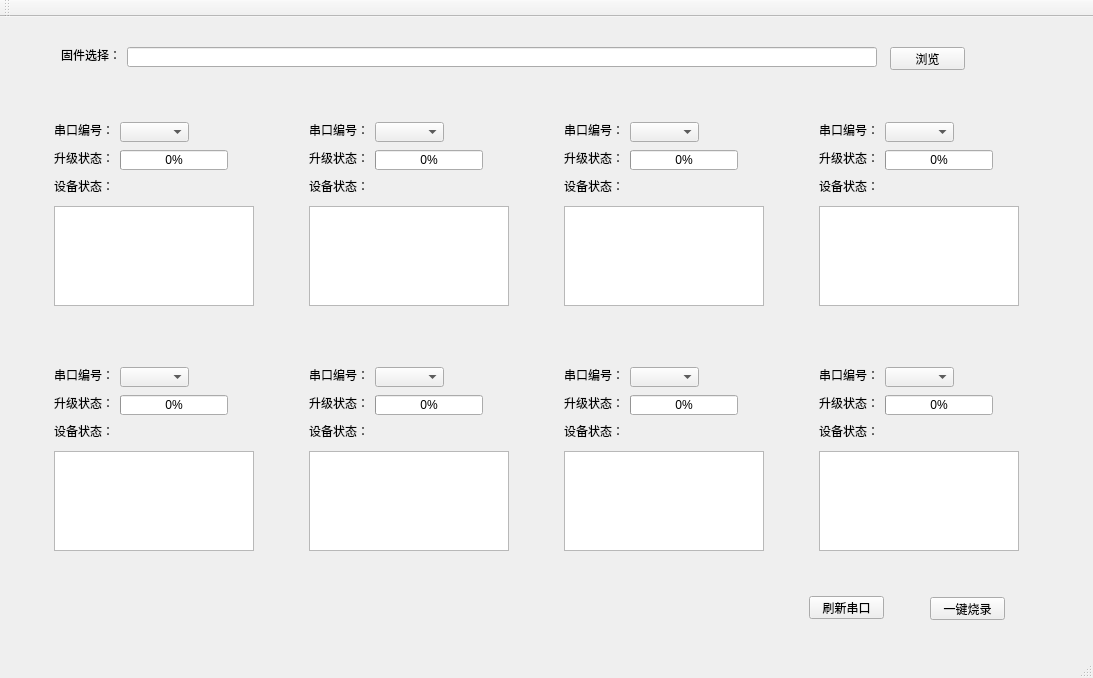
<?xml version="1.0" encoding="UTF-8"?>
<ui version="4.0">
 <class>MainWindow</class>
 <widget class="QMainWindow" name="MainWindow">
  <property name="enabled">
   <bool>true</bool>
  </property>
  <property name="geometry">
   <rect>
    <x>0</x>
    <y>0</y>
    <width>1093</width>
    <height>678</height>
   </rect>
  </property>
  <property name="sizePolicy">
   <sizepolicy hsizetype="Expanding" vsizetype="Expanding">
    <horstretch>0</horstretch>
    <verstretch>0</verstretch>
   </sizepolicy>
  </property>
  <property name="windowTitle">
   <string>TIBurnTool_v1.0.0</string>
  </property>
  <widget class="QWidget" name="centralWidget">
   <widget class="QTextBrowser" name="textBrowser_burnStatus">
    <property name="geometry">
     <rect>
      <x>54</x>
      <y>189</y>
      <width>200</width>
      <height>100</height>
     </rect>
    </property>
    <property name="sizePolicy">
     <sizepolicy hsizetype="Expanding" vsizetype="Expanding">
      <horstretch>0</horstretch>
      <verstretch>0</verstretch>
     </sizepolicy>
    </property>
   </widget>
   <widget class="QTextBrowser" name="textBrowser_burnStatus_2">
    <property name="geometry">
     <rect>
      <x>309</x>
      <y>189</y>
      <width>200</width>
      <height>100</height>
     </rect>
    </property>
    <property name="sizePolicy">
     <sizepolicy hsizetype="Expanding" vsizetype="Expanding">
      <horstretch>0</horstretch>
      <verstretch>0</verstretch>
     </sizepolicy>
    </property>
   </widget>
   <widget class="QTextBrowser" name="textBrowser_burnStatus_3">
    <property name="geometry">
     <rect>
      <x>564</x>
      <y>189</y>
      <width>200</width>
      <height>100</height>
     </rect>
    </property>
    <property name="sizePolicy">
     <sizepolicy hsizetype="Expanding" vsizetype="Expanding">
      <horstretch>0</horstretch>
      <verstretch>0</verstretch>
     </sizepolicy>
    </property>
   </widget>
   <widget class="QTextBrowser" name="textBrowser_burnStatus_4">
    <property name="geometry">
     <rect>
      <x>819</x>
      <y>189</y>
      <width>200</width>
      <height>100</height>
     </rect>
    </property>
    <property name="sizePolicy">
     <sizepolicy hsizetype="Expanding" vsizetype="Expanding">
      <horstretch>0</horstretch>
      <verstretch>0</verstretch>
     </sizepolicy>
    </property>
   </widget>
   <widget class="QTextBrowser" name="textBrowser_burnStatus_5">
    <property name="geometry">
     <rect>
      <x>54</x>
      <y>434</y>
      <width>200</width>
      <height>100</height>
     </rect>
    </property>
    <property name="sizePolicy">
     <sizepolicy hsizetype="Expanding" vsizetype="Expanding">
      <horstretch>0</horstretch>
      <verstretch>0</verstretch>
     </sizepolicy>
    </property>
   </widget>
   <widget class="QTextBrowser" name="textBrowser_burnStatus_6">
    <property name="geometry">
     <rect>
      <x>309</x>
      <y>434</y>
      <width>200</width>
      <height>100</height>
     </rect>
    </property>
    <property name="sizePolicy">
     <sizepolicy hsizetype="Expanding" vsizetype="Expanding">
      <horstretch>0</horstretch>
      <verstretch>0</verstretch>
     </sizepolicy>
    </property>
   </widget>
   <widget class="QTextBrowser" name="textBrowser_burnStatus_7">
    <property name="geometry">
     <rect>
      <x>564</x>
      <y>434</y>
      <width>200</width>
      <height>100</height>
     </rect>
    </property>
    <property name="sizePolicy">
     <sizepolicy hsizetype="Expanding" vsizetype="Expanding">
      <horstretch>0</horstretch>
      <verstretch>0</verstretch>
     </sizepolicy>
    </property>
   </widget>
   <widget class="QTextBrowser" name="textBrowser_burnStatus_8">
    <property name="geometry">
     <rect>
      <x>819</x>
      <y>434</y>
      <width>200</width>
      <height>100</height>
     </rect>
    </property>
    <property name="sizePolicy">
     <sizepolicy hsizetype="Expanding" vsizetype="Expanding">
      <horstretch>0</horstretch>
      <verstretch>0</verstretch>
     </sizepolicy>
    </property>
   </widget>
   <widget class="QLabel" name="label_12">
    <property name="geometry">
     <rect>
      <x>564</x>
      <y>161</y>
      <width>60</width>
      <height>16</height>
     </rect>
    </property>
    <property name="sizePolicy">
     <sizepolicy hsizetype="Preferred" vsizetype="Expanding">
      <horstretch>0</horstretch>
      <verstretch>0</verstretch>
     </sizepolicy>
    </property>
    <property name="text">
     <string>设备状态：</string>
    </property>
   </widget>
   <widget class="QProgressBar" name="update_progressBar_5">
    <property name="geometry">
     <rect>
      <x>120</x>
      <y>378</y>
      <width>108</width>
      <height>20</height>
     </rect>
    </property>
    <property name="sizePolicy">
     <sizepolicy hsizetype="Expanding" vsizetype="Expanding">
      <horstretch>0</horstretch>
      <verstretch>0</verstretch>
     </sizepolicy>
    </property>
    <property name="value">
     <number>0</number>
    </property>
   </widget>
   <widget class="QLabel" name="label_21">
    <property name="geometry">
     <rect>
      <x>54</x>
      <y>378</y>
      <width>60</width>
      <height>16</height>
     </rect>
    </property>
    <property name="sizePolicy">
     <sizepolicy hsizetype="Preferred" vsizetype="Expanding">
      <horstretch>0</horstretch>
      <verstretch>0</verstretch>
     </sizepolicy>
    </property>
    <property name="text">
     <string>升级状态：</string>
    </property>
   </widget>
   <widget class="QLabel" name="label_13">
    <property name="geometry">
     <rect>
      <x>564</x>
      <y>133</y>
      <width>60</width>
      <height>16</height>
     </rect>
    </property>
    <property name="sizePolicy">
     <sizepolicy hsizetype="Preferred" vsizetype="Expanding">
      <horstretch>0</horstretch>
      <verstretch>0</verstretch>
     </sizepolicy>
    </property>
    <property name="text">
     <string>升级状态：</string>
    </property>
   </widget>
   <widget class="QProgressBar" name="update_progressBar_3">
    <property name="geometry">
     <rect>
      <x>630</x>
      <y>133</y>
      <width>108</width>
      <height>20</height>
     </rect>
    </property>
    <property name="sizePolicy">
     <sizepolicy hsizetype="Expanding" vsizetype="Expanding">
      <horstretch>0</horstretch>
      <verstretch>0</verstretch>
     </sizepolicy>
    </property>
    <property name="value">
     <number>0</number>
    </property>
   </widget>
   <widget class="QLabel" name="label_32">
    <property name="geometry">
     <rect>
      <x>819</x>
      <y>406</y>
      <width>60</width>
      <height>16</height>
     </rect>
    </property>
    <property name="sizePolicy">
     <sizepolicy hsizetype="Preferred" vsizetype="Expanding">
      <horstretch>0</horstretch>
      <verstretch>0</verstretch>
     </sizepolicy>
    </property>
    <property name="text">
     <string>设备状态：</string>
    </property>
   </widget>
   <widget class="QLabel" name="label_27">
    <property name="geometry">
     <rect>
      <x>564</x>
      <y>350</y>
      <width>60</width>
      <height>16</height>
     </rect>
    </property>
    <property name="sizePolicy">
     <sizepolicy hsizetype="Preferred" vsizetype="Expanding">
      <horstretch>0</horstretch>
      <verstretch>0</verstretch>
     </sizepolicy>
    </property>
    <property name="text">
     <string>串口编号：</string>
    </property>
   </widget>
   <widget class="QLabel" name="label_11">
    <property name="geometry">
     <rect>
      <x>564</x>
      <y>105</y>
      <width>60</width>
      <height>16</height>
     </rect>
    </property>
    <property name="sizePolicy">
     <sizepolicy hsizetype="Preferred" vsizetype="Expanding">
      <horstretch>0</horstretch>
      <verstretch>0</verstretch>
     </sizepolicy>
    </property>
    <property name="text">
     <string>串口编号：</string>
    </property>
   </widget>
   <widget class="QLabel" name="label_20">
    <property name="geometry">
     <rect>
      <x>54</x>
      <y>406</y>
      <width>60</width>
      <height>16</height>
     </rect>
    </property>
    <property name="sizePolicy">
     <sizepolicy hsizetype="Preferred" vsizetype="Expanding">
      <horstretch>0</horstretch>
      <verstretch>0</verstretch>
     </sizepolicy>
    </property>
    <property name="text">
     <string>设备状态：</string>
    </property>
   </widget>
   <widget class="QLabel" name="label_33">
    <property name="geometry">
     <rect>
      <x>819</x>
      <y>378</y>
      <width>60</width>
      <height>16</height>
     </rect>
    </property>
    <property name="sizePolicy">
     <sizepolicy hsizetype="Preferred" vsizetype="Expanding">
      <horstretch>0</horstretch>
      <verstretch>0</verstretch>
     </sizepolicy>
    </property>
    <property name="text">
     <string>升级状态：</string>
    </property>
   </widget>
   <widget class="QProgressBar" name="update_progressBar_8">
    <property name="geometry">
     <rect>
      <x>885</x>
      <y>378</y>
      <width>108</width>
      <height>20</height>
     </rect>
    </property>
    <property name="sizePolicy">
     <sizepolicy hsizetype="Expanding" vsizetype="Expanding">
      <horstretch>0</horstretch>
      <verstretch>0</verstretch>
     </sizepolicy>
    </property>
    <property name="value">
     <number>0</number>
    </property>
   </widget>
   <widget class="QLabel" name="label_19">
    <property name="geometry">
     <rect>
      <x>54</x>
      <y>350</y>
      <width>60</width>
      <height>16</height>
     </rect>
    </property>
    <property name="sizePolicy">
     <sizepolicy hsizetype="Preferred" vsizetype="Expanding">
      <horstretch>0</horstretch>
      <verstretch>0</verstretch>
     </sizepolicy>
    </property>
    <property name="text">
     <string>串口编号：</string>
    </property>
   </widget>
   <widget class="QLabel" name="label_28">
    <property name="geometry">
     <rect>
      <x>564</x>
      <y>406</y>
      <width>60</width>
      <height>16</height>
     </rect>
    </property>
    <property name="sizePolicy">
     <sizepolicy hsizetype="Preferred" vsizetype="Expanding">
      <horstretch>0</horstretch>
      <verstretch>0</verstretch>
     </sizepolicy>
    </property>
    <property name="text">
     <string>设备状态：</string>
    </property>
   </widget>
   <widget class="QProgressBar" name="update_progressBar_6">
    <property name="geometry">
     <rect>
      <x>375</x>
      <y>378</y>
      <width>108</width>
      <height>20</height>
     </rect>
    </property>
    <property name="sizePolicy">
     <sizepolicy hsizetype="Expanding" vsizetype="Expanding">
      <horstretch>0</horstretch>
      <verstretch>0</verstretch>
     </sizepolicy>
    </property>
    <property name="value">
     <number>0</number>
    </property>
   </widget>
   <widget class="QLabel" name="label_25">
    <property name="geometry">
     <rect>
      <x>309</x>
      <y>378</y>
      <width>60</width>
      <height>16</height>
     </rect>
    </property>
    <property name="sizePolicy">
     <sizepolicy hsizetype="Preferred" vsizetype="Expanding">
      <horstretch>0</horstretch>
      <verstretch>0</verstretch>
     </sizepolicy>
    </property>
    <property name="text">
     <string>升级状态：</string>
    </property>
   </widget>
   <widget class="QLabel" name="label_24">
    <property name="geometry">
     <rect>
      <x>309</x>
      <y>406</y>
      <width>60</width>
      <height>16</height>
     </rect>
    </property>
    <property name="sizePolicy">
     <sizepolicy hsizetype="Preferred" vsizetype="Expanding">
      <horstretch>0</horstretch>
      <verstretch>0</verstretch>
     </sizepolicy>
    </property>
    <property name="text">
     <string>设备状态：</string>
    </property>
   </widget>
   <widget class="QLabel" name="label_29">
    <property name="geometry">
     <rect>
      <x>564</x>
      <y>378</y>
      <width>60</width>
      <height>16</height>
     </rect>
    </property>
    <property name="sizePolicy">
     <sizepolicy hsizetype="Preferred" vsizetype="Expanding">
      <horstretch>0</horstretch>
      <verstretch>0</verstretch>
     </sizepolicy>
    </property>
    <property name="text">
     <string>升级状态：</string>
    </property>
   </widget>
   <widget class="QProgressBar" name="update_progressBar_7">
    <property name="geometry">
     <rect>
      <x>630</x>
      <y>378</y>
      <width>108</width>
      <height>20</height>
     </rect>
    </property>
    <property name="sizePolicy">
     <sizepolicy hsizetype="Expanding" vsizetype="Expanding">
      <horstretch>0</horstretch>
      <verstretch>0</verstretch>
     </sizepolicy>
    </property>
    <property name="value">
     <number>0</number>
    </property>
   </widget>
   <widget class="QLabel" name="label_31">
    <property name="geometry">
     <rect>
      <x>819</x>
      <y>350</y>
      <width>60</width>
      <height>16</height>
     </rect>
    </property>
    <property name="sizePolicy">
     <sizepolicy hsizetype="Preferred" vsizetype="Expanding">
      <horstretch>0</horstretch>
      <verstretch>0</verstretch>
     </sizepolicy>
    </property>
    <property name="text">
     <string>串口编号：</string>
    </property>
   </widget>
   <widget class="QLabel" name="label_15">
    <property name="geometry">
     <rect>
      <x>819</x>
      <y>105</y>
      <width>60</width>
      <height>16</height>
     </rect>
    </property>
    <property name="sizePolicy">
     <sizepolicy hsizetype="Preferred" vsizetype="Expanding">
      <horstretch>0</horstretch>
      <verstretch>0</verstretch>
     </sizepolicy>
    </property>
    <property name="text">
     <string>串口编号：</string>
    </property>
   </widget>
   <widget class="QLabel" name="label_23">
    <property name="geometry">
     <rect>
      <x>309</x>
      <y>350</y>
      <width>60</width>
      <height>16</height>
     </rect>
    </property>
    <property name="sizePolicy">
     <sizepolicy hsizetype="Preferred" vsizetype="Expanding">
      <horstretch>0</horstretch>
      <verstretch>0</verstretch>
     </sizepolicy>
    </property>
    <property name="text">
     <string>串口编号：</string>
    </property>
   </widget>
   <widget class="QLabel" name="label_16">
    <property name="geometry">
     <rect>
      <x>819</x>
      <y>161</y>
      <width>60</width>
      <height>16</height>
     </rect>
    </property>
    <property name="sizePolicy">
     <sizepolicy hsizetype="Preferred" vsizetype="Expanding">
      <horstretch>0</horstretch>
      <verstretch>0</verstretch>
     </sizepolicy>
    </property>
    <property name="text">
     <string>设备状态：</string>
    </property>
   </widget>
   <widget class="QLabel" name="label_8">
    <property name="geometry">
     <rect>
      <x>309</x>
      <y>161</y>
      <width>60</width>
      <height>16</height>
     </rect>
    </property>
    <property name="sizePolicy">
     <sizepolicy hsizetype="Preferred" vsizetype="Expanding">
      <horstretch>0</horstretch>
      <verstretch>0</verstretch>
     </sizepolicy>
    </property>
    <property name="text">
     <string>设备状态：</string>
    </property>
   </widget>
   <widget class="QLabel" name="label_9">
    <property name="geometry">
     <rect>
      <x>309</x>
      <y>133</y>
      <width>60</width>
      <height>16</height>
     </rect>
    </property>
    <property name="sizePolicy">
     <sizepolicy hsizetype="Preferred" vsizetype="Expanding">
      <horstretch>0</horstretch>
      <verstretch>0</verstretch>
     </sizepolicy>
    </property>
    <property name="text">
     <string>升级状态：</string>
    </property>
   </widget>
   <widget class="QProgressBar" name="update_progressBar_2">
    <property name="geometry">
     <rect>
      <x>375</x>
      <y>133</y>
      <width>108</width>
      <height>20</height>
     </rect>
    </property>
    <property name="sizePolicy">
     <sizepolicy hsizetype="Expanding" vsizetype="Expanding">
      <horstretch>0</horstretch>
      <verstretch>0</verstretch>
     </sizepolicy>
    </property>
    <property name="value">
     <number>0</number>
    </property>
   </widget>
   <widget class="QLabel" name="label_17">
    <property name="geometry">
     <rect>
      <x>819</x>
      <y>133</y>
      <width>60</width>
      <height>16</height>
     </rect>
    </property>
    <property name="sizePolicy">
     <sizepolicy hsizetype="Preferred" vsizetype="Expanding">
      <horstretch>0</horstretch>
      <verstretch>0</verstretch>
     </sizepolicy>
    </property>
    <property name="text">
     <string>升级状态：</string>
    </property>
   </widget>
   <widget class="QProgressBar" name="update_progressBar_4">
    <property name="geometry">
     <rect>
      <x>885</x>
      <y>133</y>
      <width>108</width>
      <height>20</height>
     </rect>
    </property>
    <property name="sizePolicy">
     <sizepolicy hsizetype="Expanding" vsizetype="Expanding">
      <horstretch>0</horstretch>
      <verstretch>0</verstretch>
     </sizepolicy>
    </property>
    <property name="value">
     <number>0</number>
    </property>
   </widget>
   <widget class="QLabel" name="label_7">
    <property name="geometry">
     <rect>
      <x>309</x>
      <y>105</y>
      <width>60</width>
      <height>16</height>
     </rect>
    </property>
    <property name="sizePolicy">
     <sizepolicy hsizetype="Preferred" vsizetype="Expanding">
      <horstretch>0</horstretch>
      <verstretch>0</verstretch>
     </sizepolicy>
    </property>
    <property name="text">
     <string>串口编号：</string>
    </property>
   </widget>
   <widget class="QLabel" name="label_3">
    <property name="geometry">
     <rect>
      <x>54</x>
      <y>105</y>
      <width>60</width>
      <height>16</height>
     </rect>
    </property>
    <property name="sizePolicy">
     <sizepolicy hsizetype="Preferred" vsizetype="Expanding">
      <horstretch>0</horstretch>
      <verstretch>0</verstretch>
     </sizepolicy>
    </property>
    <property name="text">
     <string>串口编号：</string>
    </property>
   </widget>
   <widget class="QComboBox" name="comboBox_uartNumber">
    <property name="geometry">
     <rect>
      <x>120</x>
      <y>105</y>
      <width>69</width>
      <height>20</height>
     </rect>
    </property>
    <property name="sizePolicy">
     <sizepolicy hsizetype="Preferred" vsizetype="Expanding">
      <horstretch>0</horstretch>
      <verstretch>0</verstretch>
     </sizepolicy>
    </property>
   </widget>
   <widget class="QComboBox" name="comboBox_uartNumber_2">
    <property name="geometry">
     <rect>
      <x>375</x>
      <y>105</y>
      <width>69</width>
      <height>20</height>
     </rect>
    </property>
    <property name="sizePolicy">
     <sizepolicy hsizetype="Preferred" vsizetype="Expanding">
      <horstretch>0</horstretch>
      <verstretch>0</verstretch>
     </sizepolicy>
    </property>
   </widget>
   <widget class="QComboBox" name="comboBox_uartNumber_4">
    <property name="geometry">
     <rect>
      <x>885</x>
      <y>105</y>
      <width>69</width>
      <height>20</height>
     </rect>
    </property>
    <property name="sizePolicy">
     <sizepolicy hsizetype="Preferred" vsizetype="Expanding">
      <horstretch>0</horstretch>
      <verstretch>0</verstretch>
     </sizepolicy>
    </property>
   </widget>
   <widget class="QComboBox" name="comboBox_uartNumber_3">
    <property name="geometry">
     <rect>
      <x>630</x>
      <y>105</y>
      <width>69</width>
      <height>20</height>
     </rect>
    </property>
    <property name="sizePolicy">
     <sizepolicy hsizetype="Preferred" vsizetype="Expanding">
      <horstretch>0</horstretch>
      <verstretch>0</verstretch>
     </sizepolicy>
    </property>
   </widget>
   <widget class="QComboBox" name="comboBox_uartNumber_5">
    <property name="geometry">
     <rect>
      <x>120</x>
      <y>350</y>
      <width>69</width>
      <height>20</height>
     </rect>
    </property>
    <property name="sizePolicy">
     <sizepolicy hsizetype="Preferred" vsizetype="Expanding">
      <horstretch>0</horstretch>
      <verstretch>0</verstretch>
     </sizepolicy>
    </property>
   </widget>
   <widget class="QComboBox" name="comboBox_uartNumber_7">
    <property name="geometry">
     <rect>
      <x>630</x>
      <y>350</y>
      <width>69</width>
      <height>20</height>
     </rect>
    </property>
    <property name="sizePolicy">
     <sizepolicy hsizetype="Preferred" vsizetype="Expanding">
      <horstretch>0</horstretch>
      <verstretch>0</verstretch>
     </sizepolicy>
    </property>
   </widget>
   <widget class="QComboBox" name="comboBox_uartNumber_8">
    <property name="geometry">
     <rect>
      <x>885</x>
      <y>350</y>
      <width>69</width>
      <height>20</height>
     </rect>
    </property>
    <property name="sizePolicy">
     <sizepolicy hsizetype="Preferred" vsizetype="Expanding">
      <horstretch>0</horstretch>
      <verstretch>0</verstretch>
     </sizepolicy>
    </property>
   </widget>
   <widget class="QComboBox" name="comboBox_uartNumber_6">
    <property name="geometry">
     <rect>
      <x>375</x>
      <y>350</y>
      <width>69</width>
      <height>20</height>
     </rect>
    </property>
    <property name="sizePolicy">
     <sizepolicy hsizetype="Preferred" vsizetype="Expanding">
      <horstretch>0</horstretch>
      <verstretch>0</verstretch>
     </sizepolicy>
    </property>
   </widget>
   <widget class="QLabel" name="label_4">
    <property name="geometry">
     <rect>
      <x>54</x>
      <y>161</y>
      <width>60</width>
      <height>16</height>
     </rect>
    </property>
    <property name="sizePolicy">
     <sizepolicy hsizetype="Preferred" vsizetype="Expanding">
      <horstretch>0</horstretch>
      <verstretch>0</verstretch>
     </sizepolicy>
    </property>
    <property name="text">
     <string>设备状态：</string>
    </property>
   </widget>
   <widget class="QProgressBar" name="update_progressBar">
    <property name="geometry">
     <rect>
      <x>120</x>
      <y>133</y>
      <width>108</width>
      <height>20</height>
     </rect>
    </property>
    <property name="sizePolicy">
     <sizepolicy hsizetype="Expanding" vsizetype="Expanding">
      <horstretch>0</horstretch>
      <verstretch>0</verstretch>
     </sizepolicy>
    </property>
    <property name="value">
     <number>0</number>
    </property>
   </widget>
   <widget class="QLabel" name="label_5">
    <property name="geometry">
     <rect>
      <x>54</x>
      <y>133</y>
      <width>60</width>
      <height>16</height>
     </rect>
    </property>
    <property name="sizePolicy">
     <sizepolicy hsizetype="Preferred" vsizetype="Expanding">
      <horstretch>0</horstretch>
      <verstretch>0</verstretch>
     </sizepolicy>
    </property>
    <property name="text">
     <string>升级状态：</string>
    </property>
   </widget>
   <widget class="QPushButton" name="openbin_pushButton">
    <property name="geometry">
     <rect>
      <x>890</x>
      <y>30</y>
      <width>75</width>
      <height>23</height>
     </rect>
    </property>
    <property name="sizePolicy">
     <sizepolicy hsizetype="Minimum" vsizetype="Expanding">
      <horstretch>0</horstretch>
      <verstretch>0</verstretch>
     </sizepolicy>
    </property>
    <property name="text">
     <string>浏览</string>
    </property>
   </widget>
   <widget class="QLineEdit" name="firmwarename_lineEdit">
    <property name="geometry">
     <rect>
      <x>127</x>
      <y>30</y>
      <width>750</width>
      <height>20</height>
     </rect>
    </property>
    <property name="sizePolicy">
     <sizepolicy hsizetype="Expanding" vsizetype="Expanding">
      <horstretch>0</horstretch>
      <verstretch>0</verstretch>
     </sizepolicy>
    </property>
   </widget>
   <widget class="QLabel" name="label">
    <property name="geometry">
     <rect>
      <x>61</x>
      <y>30</y>
      <width>60</width>
      <height>16</height>
     </rect>
    </property>
    <property name="sizePolicy">
     <sizepolicy hsizetype="Preferred" vsizetype="Expanding">
      <horstretch>0</horstretch>
      <verstretch>0</verstretch>
     </sizepolicy>
    </property>
    <property name="text">
     <string>固件选择：</string>
    </property>
    <property name="buddy">
     <cstring>firmwarename_lineEdit</cstring>
    </property>
   </widget>
   <widget class="QPushButton" name="run_pushButton">
    <property name="geometry">
     <rect>
      <x>930</x>
      <y>580</y>
      <width>75</width>
      <height>23</height>
     </rect>
    </property>
    <property name="sizePolicy">
     <sizepolicy hsizetype="Expanding" vsizetype="Expanding">
      <horstretch>0</horstretch>
      <verstretch>0</verstretch>
     </sizepolicy>
    </property>
    <property name="text">
     <string>一键烧录</string>
    </property>
   </widget>
   <widget class="QPushButton" name="pushButton_updateUart">
    <property name="geometry">
     <rect>
      <x>809</x>
      <y>579</y>
      <width>75</width>
      <height>23</height>
     </rect>
    </property>
    <property name="sizePolicy">
     <sizepolicy hsizetype="Minimum" vsizetype="Expanding">
      <horstretch>0</horstretch>
      <verstretch>0</verstretch>
     </sizepolicy>
    </property>
    <property name="text">
     <string>刷新串口</string>
    </property>
   </widget>
   <zorder>label_12</zorder>
   <zorder>update_progressBar_5</zorder>
   <zorder>label_21</zorder>
   <zorder>label_13</zorder>
   <zorder>update_progressBar_3</zorder>
   <zorder>label_32</zorder>
   <zorder>label_27</zorder>
   <zorder>label_11</zorder>
   <zorder>label_20</zorder>
   <zorder>label_33</zorder>
   <zorder>update_progressBar_8</zorder>
   <zorder>label_19</zorder>
   <zorder>label_28</zorder>
   <zorder>update_progressBar_6</zorder>
   <zorder>label_25</zorder>
   <zorder>label_24</zorder>
   <zorder>label_29</zorder>
   <zorder>update_progressBar_7</zorder>
   <zorder>label_31</zorder>
   <zorder>label_15</zorder>
   <zorder>label_23</zorder>
   <zorder>label_16</zorder>
   <zorder>label_8</zorder>
   <zorder>label_9</zorder>
   <zorder>update_progressBar_2</zorder>
   <zorder>label_17</zorder>
   <zorder>update_progressBar_4</zorder>
   <zorder>label_7</zorder>
   <zorder>label_3</zorder>
   <zorder>comboBox_uartNumber</zorder>
   <zorder>comboBox_uartNumber_2</zorder>
   <zorder>comboBox_uartNumber_4</zorder>
   <zorder>comboBox_uartNumber_3</zorder>
   <zorder>comboBox_uartNumber_5</zorder>
   <zorder>comboBox_uartNumber_7</zorder>
   <zorder>comboBox_uartNumber_8</zorder>
   <zorder>comboBox_uartNumber_6</zorder>
   <zorder>label_4</zorder>
   <zorder>update_progressBar</zorder>
   <zorder>label_5</zorder>
   <zorder>openbin_pushButton</zorder>
   <zorder>firmwarename_lineEdit</zorder>
   <zorder>label</zorder>
   <zorder>run_pushButton</zorder>
   <zorder>textBrowser_burnStatus_2</zorder>
   <zorder>textBrowser_burnStatus</zorder>
   <zorder>textBrowser_burnStatus_3</zorder>
   <zorder>textBrowser_burnStatus_4</zorder>
   <zorder>textBrowser_burnStatus_5</zorder>
   <zorder>textBrowser_burnStatus_6</zorder>
   <zorder>textBrowser_burnStatus_7</zorder>
   <zorder>textBrowser_burnStatus_8</zorder>
   <zorder>pushButton_updateUart</zorder>
  </widget>
  <widget class="QMenuBar" name="menuBar">
   <property name="geometry">
    <rect>
     <x>0</x>
     <y>0</y>
     <width>1093</width>
     <height>22</height>
    </rect>
   </property>
  </widget>
  <widget class="QToolBar" name="mainToolBar">
   <attribute name="toolBarArea">
    <enum>TopToolBarArea</enum>
   </attribute>
   <attribute name="toolBarBreak">
    <bool>false</bool>
   </attribute>
  </widget>
  <widget class="QStatusBar" name="statusBar"/>
 </widget>
 <layoutdefault spacing="6" margin="11"/>
 <resources/>
 <connections/>
</ui>
